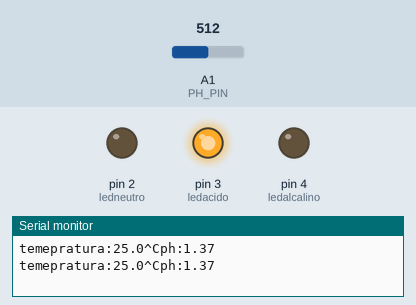
The sketch below on a simulated Arduino Uno, built with avr-gcc and run on an emulated ATmega328P. Parts: output pins drawn as LEDs (lit = HIGH), the last lines printed to the serial monitor. The test bench sets the inputs (shaded band); at power-on: A1 (PH_PIN) = 512.

Above: at 2.8 s.
2.9 s: A1 (PH_PIN) set to 386
4.4 s: A1 (PH_PIN) set to 359
At 6.0 s:
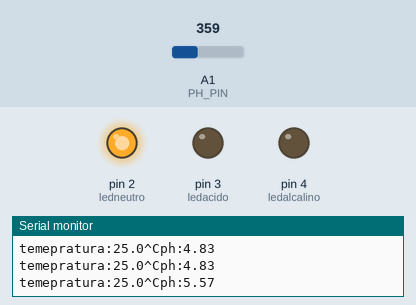
6.5 s: A1 (PH_PIN) set to 327
8.2 s: A1 (PH_PIN) set to 307
At 10.2 s:
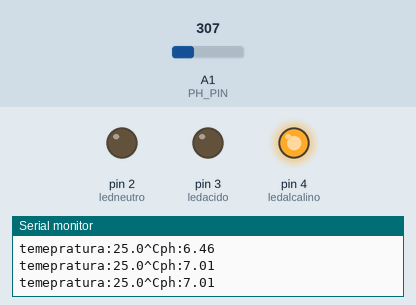
10.5 s: A1 (PH_PIN) set to 511
At 11.9 s:
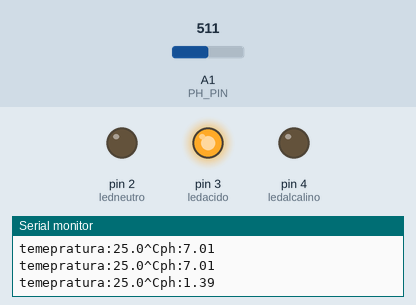
12.5 s: A1 (PH_PIN) set to 306
At 13.6 s:
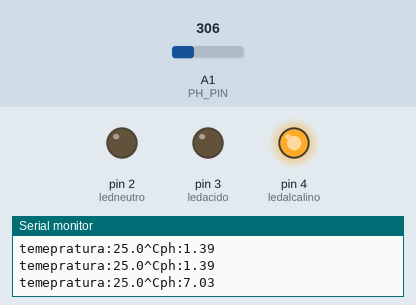
Timing chart, 0 to 15.5 s (numbered marks = the images above; inputs shaded):
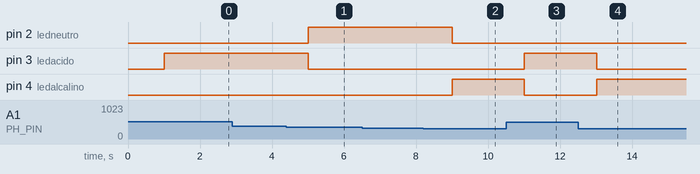

Measured:
- the behaviour switches between 377 and 376 on A1 (PH_PIN) (found by bisection; images 0 and 1)
- the behaviour switches between 315 and 314 on A1 (PH_PIN) (found by bisection; images 1 and 2)
- after the input at 4.4 s, pin 2 (ledneutro): LOW → HIGH after 0.61 s; pin 3 (ledacido): HIGH → LOW after 0.61 s
- after the input at 8.2 s, pin 2 (ledneutro): HIGH → LOW after 0.81 s; pin 4 (ledalcalino): LOW → HIGH after 0.81 s
- after the input at 10.5 s, pin 3 (ledacido): LOW → HIGH after 0.51 s; pin 4 (ledalcalino): HIGH → LOW after 0.51 s
- after the input at 12.5 s, pin 3 (ledacido): HIGH → LOW after 0.52 s; pin 4 (ledalcalino): LOW → HIGH after 0.52 s

The sketch:

PHsensorconled.ino
```cpp
//Codigo para ph, con luces led en protoboard
//Conexiones en Arduino: rojo en 5V, negro en GND, azul en A1

#include <DFRobot_PH.h>
#include <EEPROM.h>


#define PH_PIN A1
float voltage, phValue, temperature = 25;
DFRobot_PH ph;
int ledacido = 3;
int ledneutro = 2;
int ledalcalino = 4;
void setup() {
  pinMode(ledacido, HIGH);
  pinMode(ledneutro, HIGH);
  pinMode(ledalcalino, HIGH);
  digitalWrite(ledacido , LOW);
  digitalWrite(ledneutro , LOW);
  digitalWrite(ledalcalino , LOW);


  Serial.begin(115200);
  ph.begin();
}

void loop() {
  static unsigned long timepoint = millis();
  if(millis() - timepoint > 1000U){ //intervalo de tiempo: ls
    //
    timepoint = millis();
    voltage = analogRead(PH_PIN)/ 1024.0*5000;


    phValue = ph.readPH(voltage,temperature);
    Serial.print("temepratura:");
    Serial.print(temperature,1);
    Serial.print("^C");

    phValue = ph.readPH(voltage,temperature);
    Serial.print("ph:");
    Serial.println(phValue,2);
      if(phValue>6.8&&phValue<15){
        digitalWrite(ledacido,LOW);
        digitalWrite(ledneutro, LOW);
        digitalWrite(ledalcalino, HIGH);
      }
      if(phValue>5.1&&phValue<6.79){
      digitalWrite(ledacido,LOW);
      digitalWrite(ledneutro, HIGH);
      digitalWrite(ledalcalino, LOW);
     }
     if(phValue>0&&phValue<5){
      digitalWrite(ledacido,HIGH);
      digitalWrite(ledneutro, LOW);
      digitalWrite(ledalcalino, LOW);
      }
    }
    ph.calibration(voltage,temperature);
}
```
